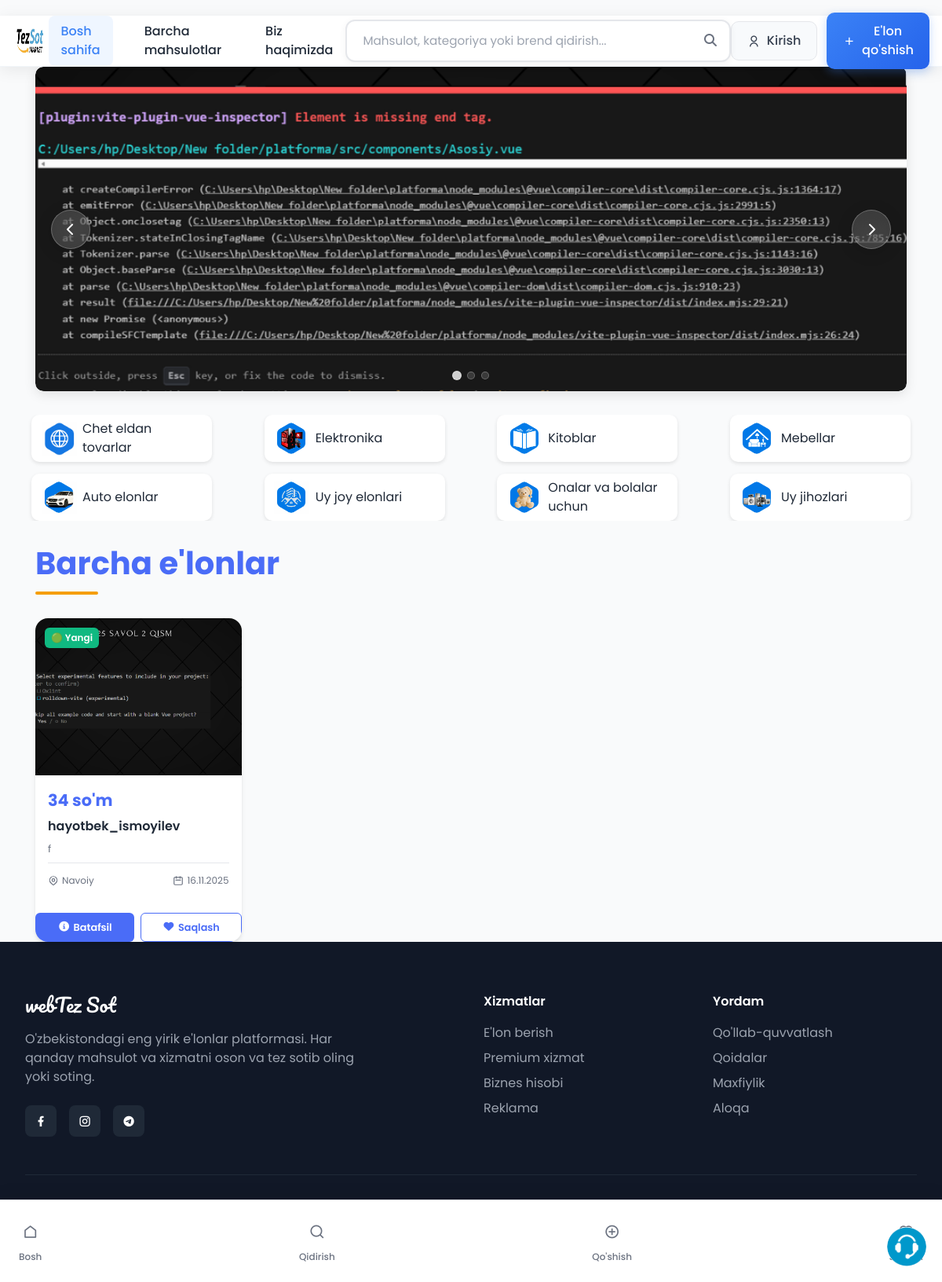
The page / on the database its author committed.
### fronend/models.py (models this page shows, shortened)
class Banner(models.Model):
    DEVICE_CHOICES = [
        ('desktop', 'Desktop/Notebook'),
        ('mobile', 'Mobile/Tablet'),
    ]
    title = models.CharField(max_length=200, verbose_name="Banner nomi")
    image = models.ImageField(upload_to='banners/', verbose_name="Banner rasmi")
    device_type = models.CharField(max_length=10, choices=DEVICE_CHOICES, verbose_name="Qurilma turi")
    is_active = models.BooleanField(default=True, verbose_name="Faol")
    link = models.URLField(blank=True, null=True, verbose_name="Havola (ixtiyoriy)")
    created_at = models.DateTimeField(auto_now_add=True, verbose_name="Yaratilgan sana")
    updated_at = models.DateTimeField(auto_now=True, verbose_name="Yangilangan sana")
    class Meta:
        verbose_name = "Banner"
        verbose_name_plural = "Bannerlar"
        ordering = ['-created_at']

class Mahsulot(models.Model):
    CATEGORY_CHOICES = [
        ('elektronika', 'Elektronika'),
        ('uy_jihozlari', 'Uy jihozlari'),
        ('kiyim', 'Kiyim-kechak'),
        ('avto', 'Avto ehtiyot qismlar'),
        ('boshqa', 'Boshqa'),
    ]
    VILOYAT_CHOICES = [
        ('toshkent', 'Toshkent'),
        ('samarqand', 'Samarqand'),
        ('fargona', 'Farg‘ona'),
        ('andijon', 'Andijon'),
        ('namangan', 'Namangan'),
        ('buxoro', 'Buxoro'),
        ('navoiy', 'Navoiy'),
        ('xorazm', 'Xorazm'),
        ('qashqadaryo', 'Qashqadaryo'),
        ('surxondaryo', 'Surxondaryo'),
        ('jizzax', 'Jizzax'),
        ('sirdaryo', 'Sirdaryo'),
        ('qoraqalpogiston', 'Qoraqalpog‘iston'),
    ]
    user = models.ForeignKey(User, on_delete=models.CASCADE, verbose_name="Foydalanuvchi")
    category = models.CharField(max_length=100, choices=CATEGORY_CHOICES, verbose_name="Kategoriya")
    mahsulotturi = models.CharField(max_length=100, verbose_name="Mahsulot turi")
    name = models.CharField(max_length=100, verbose_name="Mahsulot nomi")
    viloyat = models.CharField(max_length=100, choices=VILOYAT_CHOICES, verbose_name="Viloyat")
    tuman = models.CharField(max_length=100, verbose_name="Tuman/Shahar", blank=True, null=True)
    manzil = models.TextField(verbose_name="Aniq manzil", blank=True, null=True)
    telefon = models.CharField(max_length=20, verbose_name="Telefon raqam", blank=True, null=True)
    telegram_username = models.CharField(max_length=100, verbose_name="Telegram username", blank=True, null=True)
    email = models.EmailField(verbose_name="Email", blank=True, null=True)
    tavsif = models.TextField(verbose_name="Batafsil tavsif", blank=True, null=True)
    sana = models.DateField(default=timezone.now, verbose_name="Sana")
    narx = models.CharField(max_length=20, verbose_name="Narx", default="0")
    asosiyimg = models.ImageField(upload_to='asosiyimg/', verbose_name="Asosiy rasm")
    birimg = models.ImageField(upload_to='birimg/', verbose_name="1-rasm", blank=True, null=True)
    ikkiimg = models.ImageField(upload_to='ikkiimg/', verbose_name="2-rasm", blank=True, null=True)
    uchuimg = models.ImageField(upload_to='uchuimg/', verbose_name="3-rasm", blank=True, null=True)
    toltirish = models.FileField(upload_to='toltirish/', verbose_name="Qo'shimcha fayl", blank=True, null=True)
    sotilgan = models.BooleanField(default=False, verbose_name="Sotildi")
    aktiv = models.BooleanField(default=True, verbose_name="Aktiv")
    korishlar_soni = models.PositiveIntegerField(default=0, verbose_name="Ko'rishlar soni")
    class Meta:
        verbose_name = "Mahsulot"
        verbose_name_plural = "Mahsulotlar"
        ordering = ['-sana']
    def narx_formatted(self):
        try:
            if not self.narx:
                return "0 so'm"
            narx_str = str(self.narx).replace(',', '.').strip()
            if narx_str and narx_str != '.':
                narx_str = re.sub(r'[^\d.]', '', narx_str)
                if narx_str and narx_str != '.':
                    narx_float = float(narx_str)
                    if narx_float.is_integer():
                        return f"{int(narx_float):,} so'm".replace(',', ' ')
                    else:
                        return f"{narx_float:,.2f} so'm".replace(',', ' ').replace('.', ',')
            return "0 so'm"
        except (ValueError, TypeError, AttributeError):
            return "0 so'm"
    narx_formatted.short_description = 'Narx'
    def user_info(self):
        """Foydalanuvchi ma'lumotlari"""
        if self.user.first_name and self.user.last_name:
            return f"{self.user.first_name} {self.user.last_name}"
        return self.user.username
    user_info.short_description = 'Foydalanuvchi'
    def sotilgan_ha_yoq(self):
        """Sotilgan holatini ko'rsatish"""
        if self.sotilgan:
            return "✅ Sotilgan"
        return "🆕 Yangi"
    sotilgan_ha_yoq.short_description = 'Holati'

### fronend/views.py (the view)
# urls.py: path('', views.home_view, name='home'),
def home_view(request):
    try:
        user_agent = request.META.get('HTTP_USER_AGENT', '').lower()
        mobile_keywords = ['mobile', 'android', 'iphone', 'ipad', 'tablet']
        device_type = 'mobile' if any(keyword in user_agent for keyword in mobile_keywords) else 'desktop'
        banners = Banner.objects.filter(
            device_type=device_type,
            is_active=True
        ).order_by('-created_at')[:5]
        mahsulotlar = Mahsulot.objects.filter(aktiv=True, sotilgan=False).order_by('-id')[:12]
        return render(request, 'home.html', {
            'mahsulotlar': mahsulotlar,
            'banners': banners,  # ✅ Bannerlarni qo'shish
            'device_type': device_type
        })
    except Exception as e:
        print(f"DEBUG: Xatolik - {e}")
        return render(request, 'home.html', {
            'mahsulotlar': [],
            'banners': [],  # ✅ Bo'sh bannerlar
            'device_type': 'desktop'
        })

### fronend/templates/home.html (shortened to what this page needs)
<!DOCTYPE html>
<html lang="uz">
  {% load static %}
  <head>
    <script src="https://cdn.tailwindcss.com"></script>
    <link rel="stylesheet" href="https://cdnjs.cloudflare.com/ajax/libs/font-awesome/6.0.0/css/all.min.css">
  </head>
  <body class="bg-gray-50">
    {% include 'newnav.html' %}
    {% include 'nav.html' %}
    {% include 'baner.html' %}
    {% include 'kategoriya.html' %}
    <div class="wrapper continer">
      <a
              href="{% url 'boglanish' %}"
              class="nav-link text-gray-600 hover:text-primary-600 px-3 py-2 text-sm font-medium transition-colors duration-200"
              ><img class="call" src="{% static 'img/call.png' %}" alt=""></a
            >
      <h1 class="page-title">Barcha e'lonlar</h1>
      <div class="products-grid">
        {% if mahsulotlar %}
          {% for product in mahsulotlar %}
          <div class="product-card ">
            <a href="{% url 'mahsulot_detail' product.id %}" class="block h-full">
              <div class="product-image">
                {% if product.asosiyimg %}
                <img src="{{ product.asosiyimg.url }}" class="..." alt="{{ product.name }}">
            {% endif %}
                {% if product.sotilgan %}
                <span class="product-badge" style="background: #ef4444">🔴 Sotilgan</span>
                {% else %}
                <span class="product-badge" style="background: #10b981">🟢 Yangi</span>
                {% endif %}
              </div>
              <div class="product-content">
                <div class="product-price">
                  {% if product.narx_formatted %}
                    {{ product.narx_formatted }}
                  {% else %}
                    {{ product.narx }} so'm
                  {% endif %}
                </div>
                <h3 class="product-name">{{ product.name }}</h3>
                <p style="font-size: 0.8rem; color: var(--text-light); margin-bottom: 0.5rem;">
                  {{ product.mahsulotturi }}
                </p>
                <div class="product-details">
                  <div class="product-location">
                    {% if product.get_viloyat_display %}
                      {{ product.get_viloyat_display }}
                    {% else %}
                      {{ product.viloyat }}
                    {% endif %}
                  </div>
                  <div class="product-date">
                    <svg xmlns="http://www.w3.org/2000/svg" fill="none" viewBox="0 0 24 24" stroke="currentColor">
                      <path stroke-linecap="round" stroke-linejoin="round" stroke-width="2" d="M8 7V3m8 4V3m-9 8h10M5 21h14a2 2 0 002-2V7a2 2 0 00-2-2H5a2 2 0 00-2 2v12a2 2 0 002 2z" />
                    </svg>
                    {{ product.sana|date:"d.m.Y" }}
                  </div>
                </div>
              </div>
            </a>
            <div class="product-actions">
              <a href="{% url 'mahsulot_detail' product.id %}" class="btn btn-primary">
                <i class="fas fa-info-circle mr-1"></i>
                Batafsil
              </a>
              {% if user.is_authenticated %}
              <form method="POST" action="{% url 'sevimliga_qoshish' product.id %}" class="flex-1">
                {% csrf_token %}
                <button type="submit" class="btn btn-secondary w-full flex items-center justify-center gap-1">
                  <i class="fas fa-heart"></i>
                  Saqlash
                </button>
              </form>
              {% else %}
              <a href="{% url 'kirish' %}" class="btn btn-secondary flex items-center justify-center gap-1 flex-1">
                <i class="fas fa-heart"></i>
                Saqlash
              </a>
              {% endif %}
            </div>
          </div>
          {% endfor %}
        {% endif %}
      </div>
    </div>
    {% include 'futter.html' %}
  </body>
</html>

### fronend/templates/baner.html (shortened to what this page needs)
<!DOCTYPE html>
<html lang="en">
<head>
    <link rel="stylesheet" href="https://cdnjs.cloudflare.com/ajax/libs/font-awesome/7.0.1/css/all.min.css">
</head>
<body>
    <div class="wrapper">
        <div class="img_carusel">
            {% if banners %}
                <div class="left-btn"><i class="fa-solid fa-chevron-left"></i></div>
                <div class="slides">
                    {% for banner in banners %}
                    <div class="slide">
                        {% if banner.link %}
                        <a href="{{ banner.link }}" target="_blank" class="slide-link">
                            <img src="{{ banner.image.url }}" alt="{{ banner.title }}">
                        </a>
                        {% else %}
                        <div class="slide-no-link">
                            <img src="{{ banner.image.url }}" alt="{{ banner.title }}">
                        </div>
                        {% endif %}
                    </div>
                    {% endfor %}
                </div>
                <div class="right-btn"><i class="fa-solid fa-chevron-right"></i></div>
                <div class="dots">
                    {% for banner in banners %}
                        <div class="dot {% if forloop.first %}active{% endif %}" data-index="{{ forloop.counter0 }}"></div>
                    {% endfor %}
                </div>
            {% else %}
                <div style="display: flex; justify-content: center; align-items: center; height: 100%; color: #666;">
                    <p>Hozircha bannerlar mavjud emas. Admin panelda banner qo'shing.</p>
                </div>
            {% endif %}
        </div>
    </div>
</body>
</html>

### fronend/templates/home.html (style rules this page uses)
:root { --primary-color: #4a6cf7; --secondary-color: #6b7280; --accent-color: #f59e0b; --text-dark: #1f2937; --text-light: #6b7280; --bg-light: #f9fafb; --border-radius: 12px; --shadow: 0 4px 6px -1px rgba(0, 0, 0, 0.1), 0 2px 4px -1px rgba(0, 0, 0, 0.06); --transition: all 0.3s ease; }
* { margin: 0; padding: 0; box-sizing: border-box; }
body { font-family: "Inter", "Segoe UI", sans-serif; background-color: var(--bg-light); color: var(--text-dark); line-height: 1.6; }
.wrapper { max-width: 1400px; padding: 2rem 1rem; }
.page-title { text-align: left; margin-bottom: 2.5rem; font-size: 2.5rem; font-weight: 700; color: var(--primary-color); position: relative; }
.continer { margin-left: auto; margin-right: auto; max-width: 1500px; }
.page-title::after { content: ""; position: absolute; bottom: -10px; left: 0; width: 80px; height: 4px; background: var(--accent-color); border-radius: 2px; }
.products-grid { display: grid; grid-template-columns: repeat(auto-fit, minmax(280px, 1fr)); gap: 20px; }
.product-card { cursor: pointer; background: white; border-radius: var(--border-radius); overflow: hidden; box-shadow: var(--shadow); transition: var(--transition); position: relative; height: 100%; display: flex; flex-direction: column; }
.product-image { width: 100%; height: 180px; overflow: hidden; position: relative; flex-shrink: 0; }
.product-image img { width: 100%; height: 100%; object-fit: cover; transition: var(--transition); }
.product-badge { position: absolute; top: 10px; left: 10px; background: var(--accent-color); color: white; padding: 3px 8px; border-radius: 15px; font-size: 0.7rem; font-weight: 600; z-index: 2; }
.product-content { padding: 1rem; flex-grow: 1; display: flex; flex-direction: column; }
.product-price { font-size: 1.3rem; font-weight: 700; color: var(--primary-color); margin-bottom: 0.5rem; }
.product-name { font-size: 1rem; font-weight: 600; margin-bottom: 0.5rem; line-height: 1.3; color: var(--text-dark); display: -webkit-box; -webkit-line-clamp: 2; -webkit-box-orient: vertical; overflow: hidden; }
.product-details { display: flex; justify-content: space-between; align-items: center; margin-top: auto; padding-top: 0.8rem; border-top: 1px solid #e5e7eb; }
.product-location, .product-date { display: flex; align-items: center; font-size: 0.75rem; color: var(--text-light); }
.product-location svg, .product-date svg { margin-right: 4px; width: 14px; height: 14px; }
.product-actions { display: flex; justify-content: space-between; margin-top: 1rem; gap: 0.5rem; }
.btn { padding: 0.5rem 0.8rem; border-radius: 6px; font-weight: 600; cursor: pointer; transition: var(--transition); border: none; font-size: 0.8rem; display: flex; align-items: center; justify-content: center; text-decoration: none; }
.btn-primary { background: var(--primary-color); color: white; flex: 1; }
.btn-secondary { background: transparent; color: var(--primary-color); border: 1px solid var(--primary-color); flex: 1; }
@media (min-width: 1024px) and (max-width: 1279px) { .products-grid { grid-template-columns: repeat(4, 1fr); gap: 20px; } }
@media (min-width: 1024px) and (max-width: 1279px) { .product-image { height: 200px; } }
.call { position: fixed; right: 20px; bottom: 20px; z-index: 9999; width: 50px; height: 50px; border-radius: 50%; }

### fronend/templates/newnav.html (style rules this page uses)
* { margin: 0; padding: 0; box-sizing: border-box; }
body { font-family: sans-serif; }

### fronend/templates/nav.html (style rules this page uses)
.nav-link { position: relative; }
.nav-link::after { content: ""; position: absolute; bottom: -2px; left: 0; width: 0; height: 2px; background: #3b82f6; transition: width 0.3s ease; }
.product-card { border-radius: 16px; overflow: hidden; transition: all 0.3s ease; background: white; position: relative; }
.product-image { height: 200px; overflow: hidden; position: relative; }
.product-image img { width: 100%; height: 100%; object-fit: cover; transition: transform 0.5s ease; }
.product-badge { position: absolute; top: 12px; left: 12px; background: #ef4444; color: white; padding: 0.25rem 0.5rem; border-radius: 6px; font-size: 0.75rem; font-weight: 600; }

### fronend/templates/futter.html (style rules this page uses)
* { margin: 0; padding: 0; box-sizing: border-box; font-family: 'Poppins', sans-serif; }

### rows shown on the page
Banner: image (picture)
Mahsulot: asosiyimg (picture), sotilgan "🟢 Yangi", narx_formatted "34 so'm", name "hayotbek_ismoyilev", mahsulotturi "f", viloyat "Navoiy", sana "16.11.2025"
